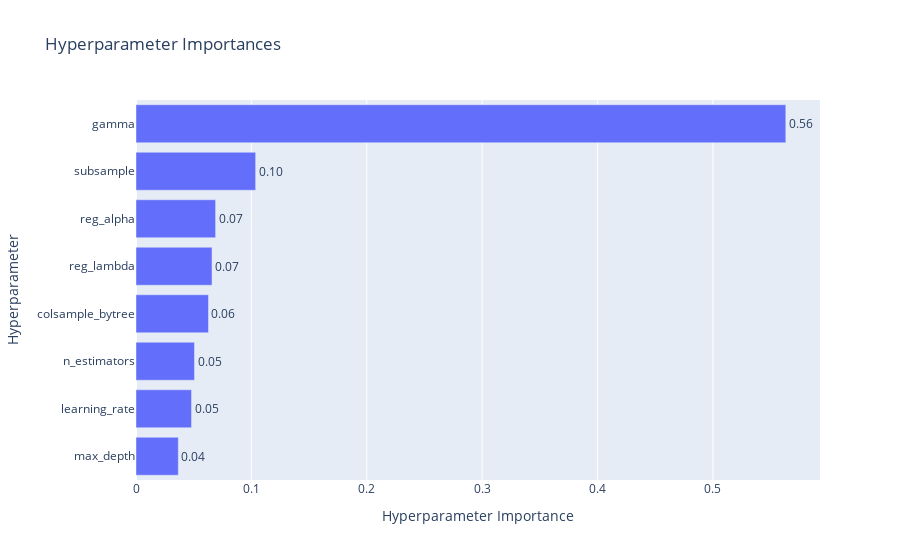

Notebook code cell kept with this figure:
### Code cell
# plot XGBoost  hyperparameter importance
plot_param_importances_(study_xgb)

### Figure 1 — Plotly figure (JSON) as saved in the notebook; plotly's stock layout.template omitted (floating-point values rounded to 4 significant figures)
{"data": [{"cliponaxis": false, "hovertemplate": ["max_depth (IntDistribution): 0.036666536165723365<extra></extra>", "learning_rate (FloatDistribution): 0.048135138865718324<extra></extra>", "n_estimators (IntDistribution): 0.05070148706548542<extra></extra>", "colsample_bytree (FloatDistribution): 0.06280157740287214<extra></extra>", "reg_lambda (FloatDistribution): 0.06588043276759671<extra></extra>", "reg_alpha (FloatDistribution): 0.06898860621007866<extra></extra>", "subsample (FloatDistribution): 0.10369200336839722<extra></extra>", "gamma (FloatDistribution): 0.5631342181541282<extra></extra>"], "name": "Objective Value", "orientation": "h", "text": ["0.04", "0.05", "0.05", "0.06", "0.07", "0.07", "0.10", "0.56"], "textposition": "outside", "type": "bar", "x": [0.03667, 0.04814, 0.0507, 0.0628, 0.06588, 0.06899, 0.1037, 0.5631], "y": ["max_depth", "learning_rate", "n_estimators", "colsample_bytree", "reg_lambda", "reg_alpha", "subsample", "gamma"]}], "layout": {"title": {"text": "Hyperparameter Importances"}, "xaxis": {"title": {"text": "Hyperparameter Importance"}}, "yaxis": {"title": {"text": "Hyperparameter"}}}}
